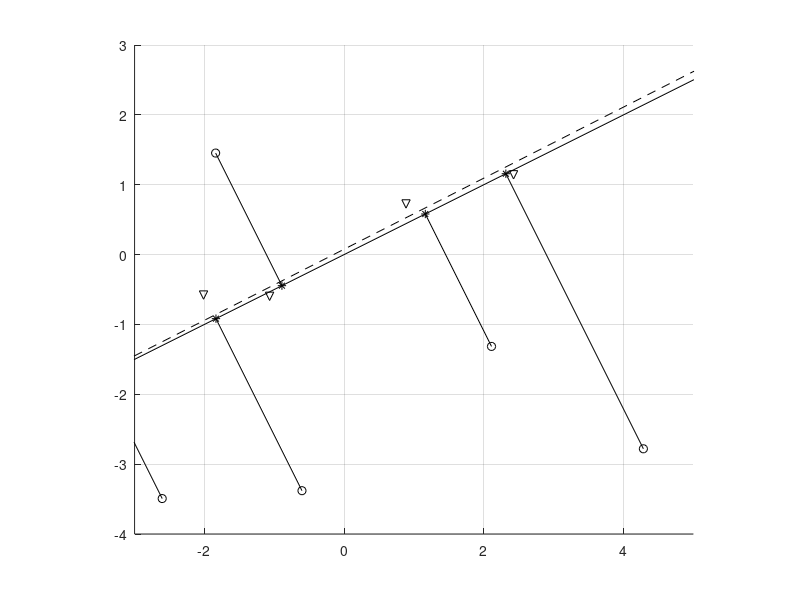

Recreate this plot in MATLAB.
clear variables;close all;hold on;
n=5; % nombre de points
x=-3+(5+3)*rand(1,n); % abscisses (vecteur ligne)
y=-4+(3+4)*rand(n,1); % ordonnées (vecteur ligne)
plot(x,y,'ok'); % affichage des points (cercles noirs)
U=[x;y']; % matrice 2xn (concaténation de x et y)
% droite d'équation y=0.5*x
t=[-4,6]; % abscisses
z=t/2; % ordonnées
plot(t,t/2,'k'); % affichage de la droite (trait continu)
% propriétés du repère
axis([-3,5,-4,3]);
grid on;
axis('equal');
% vecteur directeur de la droite
N=[2/sqrt(5);1/sqrt(5)];
% matrice de projections sur la droite
P=N*N';
% initialisation de la matrice 2xn contenant les abscisses (1ère ligne)
% et les ordonnées (2ème ligne) des points projetés sur la droite
V=zeros(2,n);
% calcul des coordonnées des points projetés (BOUCLE FOR OBLIGATOIRE)
for k= 1:n;
V(:,k)=P*U(:,k);
end
% affichage des points projetés (étoiles)
plot(V(1,:),V(2,:),'*k');
% on relie les points initiaux à leurs projections
for k=1:n
plot([U(1,k),V(1,k)],[U(2,k),V(2,k)],'k');
end
% on perturbe les coordonnées des points projetés
delta=0.8;
dV=-delta/2+delta*rand(2,n);
W=V+dV;
% affichage des points perturbés (triangles)
plot(W(1,:),W(2,:),'vk');
% calcul de la droite passant au plus près des points perturbés (résolution
% au sens des moindre carrés d’un système Au=v, avec A et v à définir)
A=[ones(n,1),W(1,:)'];
v=W(2,:)';
u= inv(A'*A)*A'*v;
% affichage de la droite (en pointillés)
plot(t,u(1,1)+t*u(2,1),'k--');